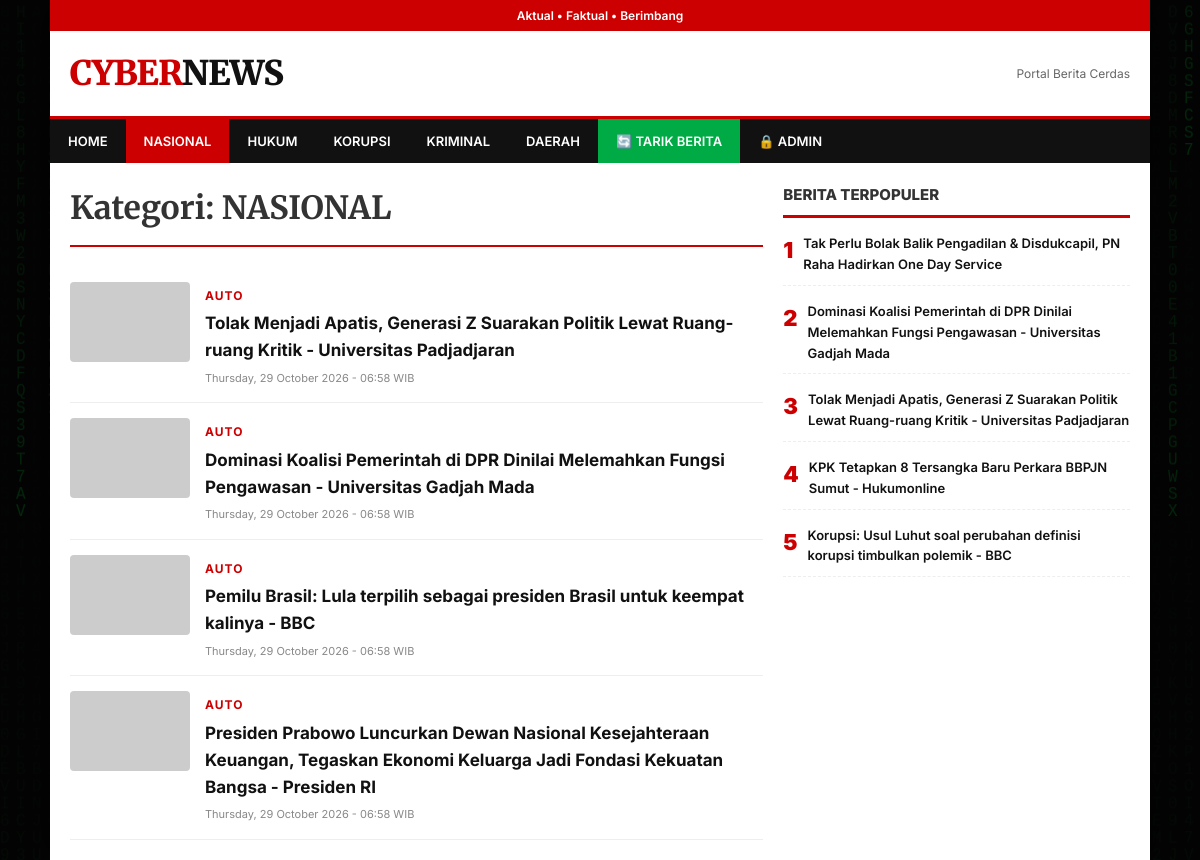
Screenshot of /kategori/NASIONAL with the database file from the repository.
### tables this page shows
CREATE TABLE articles (
            id INTEGER PRIMARY KEY AUTOINCREMENT,
            title TEXT NOT NULL,
            category TEXT NOT NULL,
            author TEXT,
            content TEXT,
            image_url TEXT,
            image_path TEXT,
            source TEXT,
            link TEXT,
            is_auto INTEGER DEFAULT 0,
            created_at TEXT NOT NULL,
            views INTEGER DEFAULT 0
        );

### app.py (the view)
@app.route('/kategori/<cat>')
def category(cat):
    articles = db_news.get_by_cat(cat)
    popular = db_news.get_popular()
    return render_template('category.html', articles=articles, category=cat, popular=popular)

### db_news.py (called while the page is built)
def get_by_cat(cat):
    conn = sqlite3.connect(DB_NAME)
    conn.row_factory = sqlite3.Row
    cursor = conn.cursor()
    cursor.execute("SELECT * FROM articles WHERE category = ? ORDER BY id DESC", (cat,))
    rows = [dict(r) for r in cursor.fetchall()]
    conn.close()
    return rows

def get_popular(limit=5):
    conn = sqlite3.connect(DB_NAME)
    conn.row_factory = sqlite3.Row
    cursor = conn.cursor()
    cursor.execute("SELECT * FROM articles ORDER BY views DESC LIMIT ?", (limit,))
    rows = [dict(r) for r in cursor.fetchall()]
    conn.close()
    return rows

### templates/category.html
{% extends "base.html" %}
{% block content %}
    <h1 style="font-family:'Merriweather',serif; border-bottom: 2px solid #cc0000; padding-bottom: 10px; margin-bottom: 20px;">Kategori: {{ category }}</h1>
    {% for article in articles %}
        {% if article.image_path %}{% set img = url_for('static', filename=article.image_path) %}
        {% elif article.image_url %}{% set img = article.image_url %}
        {% else %}{% set img = 'https://picsum.photos/seed/' + article.id|string + '/400/300' %}{% endif %}
        <div style="padding: 15px 0; border-bottom: 1px solid #eee; display: flex; gap: 15px;">
            <img src="{{ img }}" style="width: 120px; height: 80px; object-fit: cover; border-radius: 4px;" onerror="this.src='https://picsum.photos/seed/{{ article.id + 99 }}/400/300';">
            <div style="flex: 1;">
                <span class="cat">{% if article.is_auto %}AUTO{% else %}REDAKSI{% endif %}</span>
                <h3 style="font-size: 17px; margin: 3px 0;"><a href="/baca/{{ article.id }}" style="color:#111; text-decoration:none;">{{ article.title }}</a></h3>
                <div class="meta">{{ article.created_at }}</div>
            </div>
        </div>
    {% else %}
    <p style="color:#888; padding: 40px 0;">Belum ada berita di kategori ini.</p>
    {% endfor %}
{% endblock %}

### templates/base.html (shortened to what this page needs)
<!DOCTYPE html>
<html lang="id">
<head>
</head>
<body>
    <div class="site">
        <div class="topbar">Aktual • Faktual • Berimbang</div>
        <div class="header">
            <div class="logo">CYBER<span>NEWS</span></div>
            <div style="font-size: 12px; color:#666;">Portal Berita Cerdas</div>
        </div>
        <div class="navbar">
            <ul>
                <li><a href="/" class="{{ 'active' if request.path == '/' else '' }}">HOME</a></li>
                <li><a href="/kategori/NASIONAL" class="{{ 'active' if '/NASIONAL' in request.path else '' }}">NASIONAL</a></li>
                <li><a href="/kategori/HUKUM" class="{{ 'active' if '/HUKUM' in request.path else '' }}">HUKUM</a></li>
                <li><a href="/kategori/KORUPSI" class="{{ 'active' if '/KORUPSI' in request.path else '' }}">KORUPSI</a></li>
                <li><a href="/kategori/KRIMINAL" class="{{ 'active' if '/KRIMINAL' in request.path else '' }}">KRIMINAL</a></li>
                <li><a href="/kategori/DAERAH" class="{{ 'active' if '/DAERAH' in request.path else '' }}">DAERAH</a></li>
                <li><a href="/refresh" class="nav-refresh">🔄 TARIK BERITA</a></li>
                <li><a href="/admin">🔒 ADMIN</a></li>
            </ul>
        </div>
        <div class="layout">
            <div class="main">{% block content %}{% endblock %}</div>
            <div class="sidebar">
                <h3>BERITA TERPOPULER</h3>
                {% for p in popular %}
                <div class="pop">
                    <div class="pop-num">{{ loop.index }}</div>
                    <div class="pop-t"><a href="/baca/{{ p.id }}">{{ p.title }}</a></div>
                </div>
                {% else %}
                <p style="font-size:12px; color:#888;">Belum ada data.</p>
                {% endfor %}
            </div>
        </div>
    </div>
</body>
</html>

### templates/base.html (style rules this page uses)
* { box-sizing: border-box; margin: 0; padding: 0; }
body { font-family: 'Inter', sans-serif; background: #050505; color: #333; line-height: 1.6; }
.site { position: relative; z-index: 10; max-width: 1100px; margin: 0 auto; background: #fff; min-height: 100vh; box-shadow: 0 0 40px rgba(0,0,0,0.8); }
.topbar { background: #cc0000; color: #fff; text-align: center; font-size: 12px; padding: 6px; font-weight: 600; }
.header { display: flex; justify-content: space-between; align-items: center; padding: 15px 20px; border-bottom: 3px solid #cc0000; }
.logo { font-family: 'Merriweather', serif; font-size: 34px; font-weight: 900; color: #cc0000; letter-spacing: -1px; }
.logo span { color: #111; }
.navbar { background: #111; }
.navbar ul { list-style: none; display: flex; overflow-x: auto; white-space: nowrap; }
.navbar a { display: block; color: #fff; text-decoration: none; padding: 12px 18px; font-size: 13px; font-weight: 600; text-transform: uppercase; }
.navbar a:hover, .navbar a.active { background: #cc0000; }
.nav-refresh { background: #00aa44 !important; }
.layout { display: grid; grid-template-columns: 1fr; gap: 20px; padding: 20px; }
@media (min-width: 768px) { .layout { grid-template-columns: 2fr 1fr; } }
.cat { color: #cc0000; font-size: 12px; font-weight: 700; text-transform: uppercase; letter-spacing: 1px; }
.meta { font-size: 11px; color: #888; margin-top: 5px; }
.sidebar h3 { font-size: 15px; font-weight: 800; border-bottom: 3px solid #cc0000; padding-bottom: 8px; margin-bottom: 15px; }
.pop { display: flex; gap: 10px; margin-bottom: 15px; padding-bottom: 10px; border-bottom: 1px dashed #eee; }
.pop-num { font-size: 22px; font-weight: 900; color: #cc0000; }
.pop-t { font-size: 13px; font-weight: 600; }
.pop-t a { color: #111; text-decoration: none; }

### rows the page displays
articles: is_auto "AUTO", title "Tolak Menjadi Apatis, Generasi Z Suarakan Politik Lewat Ruang-ruang Kritik - Universitas Padjadjaran", created_at "Thursday, 29 October 2026 - 06:58 WIB"
articles: is_auto "AUTO", title "Dominasi Koalisi Pemerintah di DPR Dinilai Melemahkan Fungsi Pengawasan - Universitas Gadjah Mada", created_at "Thursday, 29 October 2026 - 06:58 WIB"
articles: is_auto "AUTO", title "Pemilu Brasil: Lula terpilih sebagai presiden Brasil untuk keempat kalinya - BBC", created_at "Thursday, 29 October 2026 - 06:58 WIB"
articles: is_auto "AUTO", title "Presiden Prabowo Luncurkan Dewan Nasional Kesejahteraan Keuangan, Tegaskan Ekonomi Keluarga Jadi Fondasi Kekuatan Bangsa - Presiden RI", created_at "Thursday, 29 October 2026 - 06:58 WIB"
articles: title "Tak Perlu Bolak Balik Pengadilan & Disdukcapil, PN Raha Hadirkan One Day Service"
articles: title "KPK Tetapkan 8 Tersangka Baru Perkara BBPJN Sumut - Hukumonline"
articles: title "Korupsi: Usul Luhut soal perubahan definisi korupsi timbulkan polemik - BBC"

### other values shown
{{ category }} "NASIONAL"
